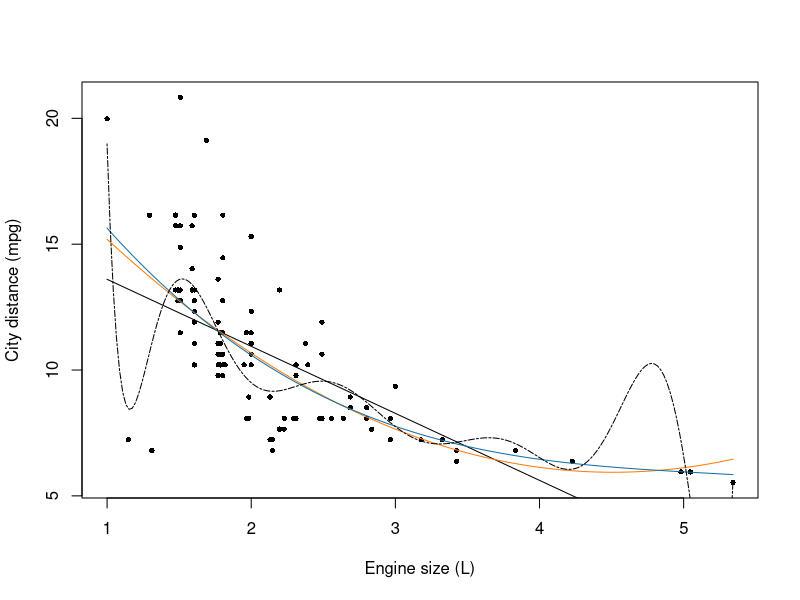
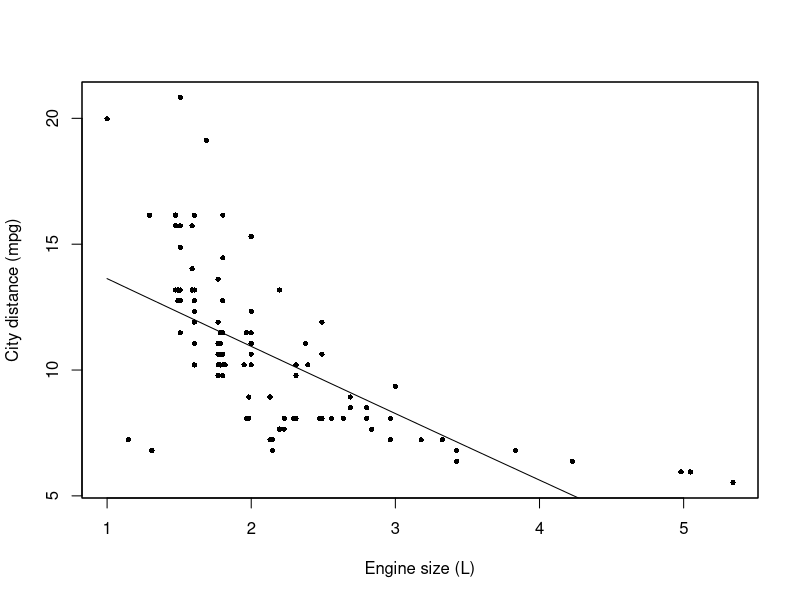

R code for these plots, in order: (Note: this script raises an error after producing the figures.)
# LAB 5 (Auto) -------------------------------------------------------------------
# Course: Data Mining
# Author: Tommaso Rigon

rm(list = ls()) # Clean the environment

# The dataset can be downloaded here: https://tommasorigon.github.io/datamining/data/auto.txt
auto <- read.table("../data/auto.txt", header = TRUE)
auto <- subset(auto, select = c(city.distance, engine.size))

# Summary
str(auto)

y <- auto$city.distance # As the name suggest: city distance
x <- auto$engine.size # And engine size (L)

plot(x, y, xlab = "Engine size (L)", ylab = "City distance (mpg)", pch = 16, cex = 0.7)

# Set of points at which the curve is evaluated
newx <- data.frame(x = seq(min(x), max(x), length = 200))

# p = 1 (linear regression)
lines(newx$x, predict(lm(y ~ x), newdata = newx), lty = 1, col = "black")

# p = 2 (parabolic regression)
lines(newx$x, predict(lm(y ~ x + I(x^2)), newdata = newx), lty = 1, col = "#fc7d0b")

# p = 3 (cubic regression)
# Here I am using the more convenient syntax "poly"
lines(newx$x, predict(lm(y ~ poly(x, degree = 3)), newdata = newx), lty = 1, col = "#1170aa")

# If I use an extreme value for the degree, it does not work well anymore
lines(newx$x, predict(lm(y ~ poly(x, degree = 10)), newdata = newx), lty = 6)

? ksmooth

# install.packages("sm")
library(sm)

plot(x, y, xlab = "Engine size (L)", ylab = "City distance (mpg)", pch = 16, cex = 0.7)

# Local linear regression
? sm.regression
sm.regression(x, y, h = 10, add = TRUE, ngrid = 200)

# Proviamo dei valori di "h" alternativi
plot(x, y, xlab = "Engine size (L)", ylab = "City distance  (mpg)", pch = 16, pch = 16, cex = 0.7)
sm.regression(x, y, h = 30, add = T, ngrid = 200)
sm.regression(x, y, h = 100, add = T, ngrid = 200)
sm.regression(x, y, h = 5, add = T, ngrid = 200)

# ESERCIZIO PER CASA:
# Implementare regressione lineare locale (equazione (4.3) del libro A&S) e selezionare il parametro h tramite convalida incrociata. Si noti che nel caso della leave-one-out è possibile adattare equazione (3.4) in questo contesto.

h.select(x, y, method = "cv")
h.select(x, y, method = "aicc")

# Aggiunta delle bande di variabilità
sm.regression(x, y, h = 30, ngrid = 200, display = "se")

# Regressione polinomiale locale (KernSmooth)---------------------------------------

# install.packages(KernSmooth)
library(KernSmooth)

plot(x, y, xlab = "Cilindrata", ylab = "Percorrenza urbana (mpg)", pch = 16)

# Otteniamo regressione lineare locale
a1 <- locpoly(x, y, degree = 1, bandwidth = 30, kernel = "normal", gridsize = 200)
lines(a1)

# Polinomi locali di grado superiore al primo

# Parabola locale
a2 <- locpoly(x, y, degree = 2, bandwidth = 30, kernel = "normal", gridsize = 200)
lines(a2, col = 2)

# Funzione cubica locale
a3 <- locpoly(x, y, degree = 3, bandwidth = 30, kernel = "normal", gridsize = 200)
lines(a3, col = 3)

plot(x, y, xlab = "Cilindrata", ylab = "Percorrenza urbana (mpg)", pch = 16)

# Stimo un modello di tipo loess
lo1 <- loess.smooth(x, y, span = 0.4, degree = 1)
lines(lo1)

# Stimo un modello di tipo loess
lo1bis <- loess(y ~ x, span = 0.4, family = "gaussian", degree = 1)
lines(newx$x, predict(lo1bis, newdata = newx), col = "red")

# Si provano altri parametri di lisciamento, chiamati "span" in questo contesto
lo1 <- loess.smooth(x, y, span = 0.9)
lines(lo1, col = 2)

lo1 <- loess.smooth(x, y, span = 0.4)
lines(lo1, col = 3)

lo1 <- loess.smooth(x, y, span = 0.2)
lines(lo1, col = 4)

plot(x, y, xlab = "Cilindrata", ylab = "Percorrenza urbana (mpg)", pch = 16)
lo1 <- loess.smooth(x, y, span = 0.2, evaluation = 500) # Necessario aumentare il numero di punti
lines(lo1, col = 4)

# Splines di regressione---------------------------------------------------

# install.packages("splines")
library(splines)

plot(x, y, xlab = "Cilindrata", ylab = "Percorrenza urbana (mpg)", pch = 16)

# Selezione dei nodi

xi <- seq(min(x), max(x), length = 4) # Seleziono in totale 4 nodi, basandomi sui dati
xi_int <- xi[2:(length(xi) - 1)] # Selezione in totale K = 2 nodi INTERNI

# Per questioni grafiche, decido di mostrare la previsione per tutti i valori di + i valori dei nodi interni
newx <- data.frame(x = sort(c(x, xi_int)))

B <- bs(x, knots = xi_int, degree = 3, intercept = F) # Si noti che è esclusa l'intercetta, per un totale di K + 3 componenti
dim(B)

spl1 <- lm(y ~ bs(x, knots = xi_int, degree = 3, intercept = F))
fit1 <- predict(spl1, newx)
lines(newx$x, fit1, col = 2)

# Disegno delle linee verticali in corrispondenza dei nodi
abline(v = xi[2], lty = 3)
abline(v = xi[3], lty = 3)

# Ci delle parti non molto lisciate, per cui amplio la griglia delle osservazioni
newx <- data.frame(x = seq(min(x), max(x), length = 200))

plot(x, y, xlab = "Cilindrata", ylab = "Percorrenza urbana (mpg)", pch = 16)
fit1 <- predict(spl1, newx)
lines(newx$x, fit1, col = 2)

abline(v = xi[2], lty = 3)
abline(v = xi[3], lty = 3)

# Splines di regressione - Nodi tramite quantili ----------------------

xi <- quantile(x, c(0, 0.333, 0.666, 1))
xi_int <- xi[2:(length(xi) - 1)] # Selezione in totale K = 2 nodi INTERNI

# unisco alle x i due punti in cui ho scelto di mettere i nodi
spl2 <- lm(y ~ bs(x, knots = xi_int, degree = 3, intercept = F))

plot(x, y, xlab = "Cilindrata", ylab = "Percorrenza urbana (mpg)", pch = 16)
fit2 <- predict(spl2, newx)
lines(newx$x, fit2, col = 2)

# Disegno delle linee verticali in corrispondenza dei nodi
abline(v = xi[2], lty = 3)
abline(v = xi[3], lty = 3)

# Splines di regressione - Utilizzo dei gradi di libertà ---------------

# Funzioni di base B-spline per una spline cubica (degree = 3)
# Vale la relazione: df = length(knots) + degree
# I nodi vengono scelti usando i quantili della distribuzione delle x

plot(x, y, xlab = "Cilindrata", ylab = "Percorrenza urbana (mpg)", pch = 16)

# Equivalente al comando precedente
spl2 <- lm(y ~ bs(x, df = 5, degree = 3, intercept = F))
fit2 <- predict(spl2, newx)
lines(newx$x, fit2, col = 2)

# Faccio variare i gradi di libertà
spl3 <- lm(y ~ bs(x, df = 10, degree = 3, intercept = F))
fit3 <- predict(spl3, newx)
lines(newx$x, fit3, col = 3)

spl4 <- lm(y ~ bs(x, df = 15, degree = 3, intercept = F))
fit4 <- predict(spl4, newx)
lines(newx$x, fit4, col = 4)

# Smoothing Splines ------------------------------------------------

plot(x, y, xlab = "Cilindrata", ylab = "Percorrenza urbana (mpg)", pch = 16)

s1 <- smooth.spline(x, y)
lines(s1) # Decisamente qualcosa è andato storto

# Provo qualche parametro alternativo
plot(x, y, xlab = "Cilindrata", ylab = "Percorrenza urbana (mpg)", pch = 16)

s1 <- smooth.spline(x, y, lambda = 0.0001)
p1 <- predict(s1, x = newx$x)
lines(p1, col = 2)

s1 <- smooth.spline(x, y, lambda = 0.00001)
p1 <- predict(s1, x = newx$x)
lines(p1, col = 3)

s1 <- smooth.spline(x, y, lambda = 0.01)
p1 <- predict(s1, x = newx$x)
lines(p1, col = 4)

# Utilizzo spar al posto di lambda
plot(x, y, xlab = "Cilindrata", ylab = "Percorrenza urbana (mpg)", pch = 16)

s1 <- smooth.spline(x, y, spar = 0.8)
p1 <- predict(s1, x = newx$x)
lines(p1, col = 4)

# ESERCIZIO: provare tutto con i "dati di ieri e di domani" (vd. libro) selezionando il parametro di lisciamento sia tramite convalida incrociata sia tramite insieme di stima e verifica
